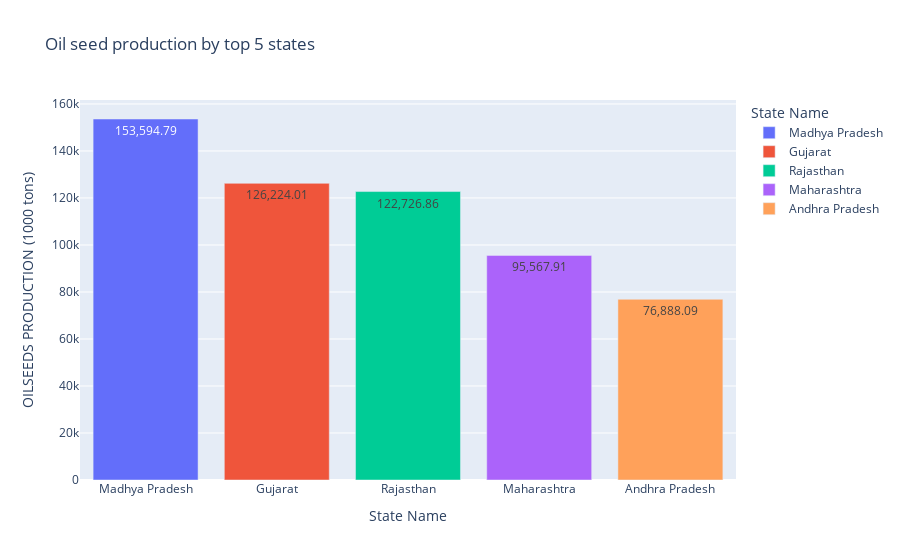

Write notebook code for a chart like this one.
### Markdown cell above
Oil seed production by top 5 states

### Code cell
top_oil=df.groupby('State Name')['OILSEEDS PRODUCTION (1000 tons)'].sum().nlargest(5).reset_index()
fig_bar=px.bar(
    top_oil,
    x='State Name',
    y='OILSEEDS PRODUCTION (1000 tons)',
    title='Oil seed production by top 5 states',
    text='OILSEEDS PRODUCTION (1000 tons)',
    color='State Name'

)
fig_bar.update_traces(texttemplate='%{y:,}', textposition='auto')
fig_bar.update_layout(uniformtext_minsize=8, uniformtext_mode='hide')
fig_bar.show()

### Figure 1 — Plotly figure (JSON) as saved in the notebook; plotly's stock layout.template omitted (floating-point values rounded to 4 significant figures)
{"data": [{"alignmentgroup": "True", "hovertemplate": "State Name=%{x}<br>OILSEEDS PRODUCTION (1000 tons)=%{text}<extra></extra>", "legendgroup": "Madhya Pradesh", "marker": {"color": "#636efa", "pattern": {"shape": ""}}, "name": "Madhya Pradesh", "offsetgroup": "Madhya Pradesh", "orientation": "v", "showlegend": true, "text": [153600.0], "textposition": "auto", "texttemplate": "%{y:,}", "type": "bar", "x": ["Madhya Pradesh"], "xaxis": "x", "y": [153600.0], "yaxis": "y"}, {"alignmentgroup": "True", "hovertemplate": "State Name=%{x}<br>OILSEEDS PRODUCTION (1000 tons)=%{text}<extra></extra>", "legendgroup": "Gujarat", "marker": {"color": "#EF553B", "pattern": {"shape": ""}}, "name": "Gujarat", "offsetgroup": "Gujarat", "orientation": "v", "showlegend": true, "text": [126200.0], "textposition": "auto", "texttemplate": "%{y:,}", "type": "bar", "x": ["Gujarat"], "xaxis": "x", "y": [126200.0], "yaxis": "y"}, {"alignmentgroup": "True", "hovertemplate": "State Name=%{x}<br>OILSEEDS PRODUCTION (1000 tons)=%{text}<extra></extra>", "legendgroup": "Rajasthan", "marker": {"color": "#00cc96", "pattern": {"shape": ""}}, "name": "Rajasthan", "offsetgroup": "Rajasthan", "orientation": "v", "showlegend": true, "text": [122700.0], "textposition": "auto", "texttemplate": "%{y:,}", "type": "bar", "x": ["Rajasthan"], "xaxis": "x", "y": [122700.0], "yaxis": "y"}, {"alignmentgroup": "True", "hovertemplate": "State Name=%{x}<br>OILSEEDS PRODUCTION (1000 tons)=%{text}<extra></extra>", "legendgroup": "Maharashtra", "marker": {"color": "#ab63fa", "pattern": {"shape": ""}}, "name": "Maharashtra", "offsetgroup": "Maharashtra", "orientation": "v", "showlegend": true, "text": [95570.0], "textposition": "auto", "texttemplate": "%{y:,}", "type": "bar", "x": ["Maharashtra"], "xaxis": "x", "y": [95570.0], "yaxis": "y"}, {"alignmentgroup": "True", "hovertemplate": "State Name=%{x}<br>OILSEEDS PRODUCTION (1000 tons)=%{text}<extra></extra>", "legendgroup": "Andhra Pradesh", "marker": {"color": "#FFA15A", "pattern": {"shape": ""}}, "name": "Andhra Pradesh", "offsetgroup": "Andhra Pradesh", "orientation": "v", "showlegend": true, "text": [76890.0], "textposition": "auto", "texttemplate": "%{y:,}", "type": "bar", "x": ["Andhra Pradesh"], "xaxis": "x", "y": [76890.0], "yaxis": "y"}], "layout": {"barmode": "relative", "legend": {"title": {"text": "State Name"}, "tracegroupgap": 0}, "title": {"text": "Oil seed production by top 5 states"}, "uniformtext": {"minsize": 8, "mode": "hide"}, "xaxis": {"anchor": "y", "categoryarray": ["Madhya Pradesh", "Gujarat", "Rajasthan", "Maharashtra", "Andhra Pradesh"], "categoryorder": "array", "domain": [0, 1], "title": {"text": "State Name"}}, "yaxis": {"anchor": "x", "domain": [0, 1], "title": {"text": "OILSEEDS PRODUCTION (1000 tons)"}}}}
